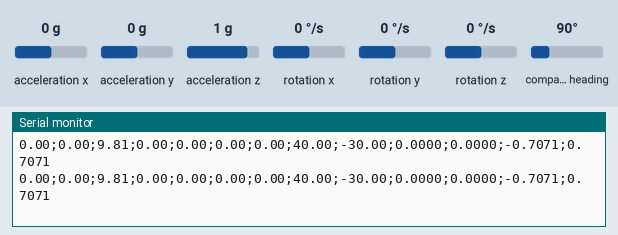
Recording of a program running on a simulated Arduino Due. Shown: the last lines printed to the serial monitor. The test bench sets the inputs (shaded band); at power-on: acceleration x 0 g, acceleration y 0 g, acceleration z 1 g, rotation x 0 °/s, rotation y 0 °/s, rotation z 0 °/s, compass heading 90°.

Above: at 2.2 s.
2.3 s: acceleration x set to -1.4 g
At 3.4 s:
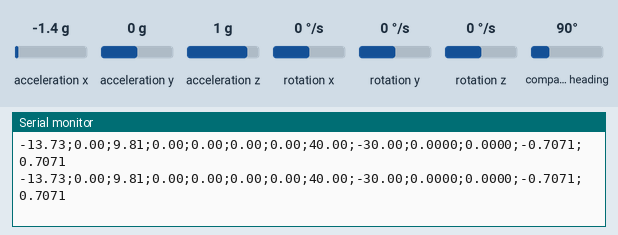
3.8 s: acceleration y set to -1.4 g
At 4.7 s:
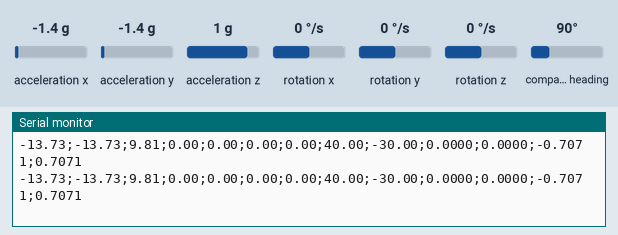
5.3 s: acceleration z set to -1.4 g
At 6.1 s:
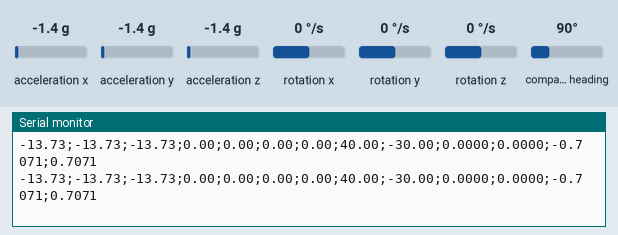
6.8 s: rotation x set to -192 °/s
At 7.6 s:
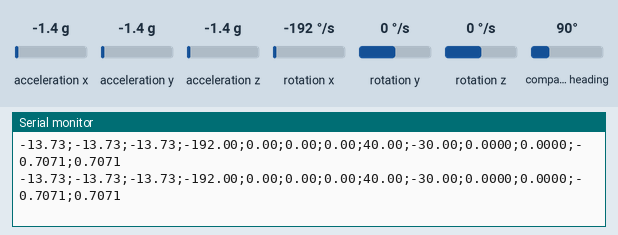
8.3 s: rotation y set to -192 °/s
At 9.4 s:
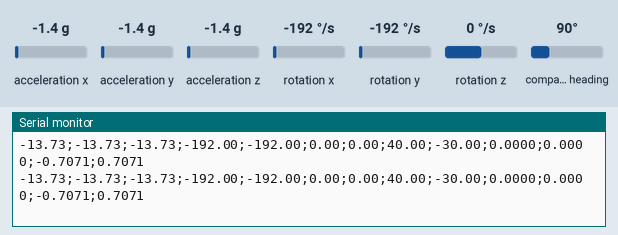

The program:

main.cpp
```cpp
#include <Wire.h>
#include <Adafruit_Sensor.h>
#include <Adafruit_BNO055.h>
#include <utility/imumaths.h>
#define Serial SerialUSB
Adafruit_BNO055 bno = Adafruit_BNO055(55);
unsigned long microsPerReading, microsPrevious;

void setup(void)
{
  Serial.begin(460800);
  Serial.println("Orientation Sensor Test");
  Serial.println("");

  /* Initialise the sensor */
  if (!bno.begin())
  {
    /* There was a problem detecting the BNO055 ... check your connections */
    Serial.print("Ooops, no BNO055 detected ... Check your wiring or I2C ADDR!");
    while (1)
      ;
  }
  delay(1000);
  bno.setExtCrystalUse(true);
  microsPerReading = 1000000 / 100;
  microsPrevious = micros();
}

void loop(void)
{
  unsigned long microsNow = micros();
  if (microsNow - microsPrevious >= microsPerReading)
  {
    imu::Vector<3> accel = bno.getVector(Adafruit_BNO055::VECTOR_ACCELEROMETER);
    imu::Vector<3> gyro = bno.getVector(Adafruit_BNO055::VECTOR_GYROSCOPE);
    imu::Vector<3> mag = bno.getVector(Adafruit_BNO055::VECTOR_MAGNETOMETER);
    imu::Quaternion quat = bno.getQuat();
    Serial.print(accel.x());
    Serial.print(";");
    Serial.print(accel.y());
    Serial.print(";");
    Serial.print(accel.z());
    Serial.print(";");
    Serial.print(gyro.x());
    Serial.print(";");
    Serial.print(gyro.y());
    Serial.print(";");
    Serial.print(gyro.z());
    Serial.print(";");
    Serial.print(mag.x());
    Serial.print(";");
    Serial.print(mag.y());
    Serial.print(";");
    Serial.print(mag.z());
    Serial.print(";");
    Serial.print(quat.x(),4);
    Serial.print(";");
    Serial.print(quat.y(),4);
    Serial.print(";");
    Serial.print(quat.z(),4);
    Serial.print(";");
    Serial.println(quat.w(),4);
    // unsigned long elapsed = micros() - microsNow;
    // Serial.println(elapsed);
    microsPrevious = microsPrevious + microsPerReading;
  }
}
```

Measured:
- after the input at 2.3 s, the serial monitor: prints a new line at once (image 1)
- after the input at 3.8 s, the serial monitor: prints a new line at once (image 2)
- after the input at 5.3 s, the serial monitor: prints a new line at once (image 3)
- after the input at 6.8 s, the serial monitor: prints a new line at once (image 4)
- after the input at 8.3 s, the serial monitor: prints a new line at once (image 5)
